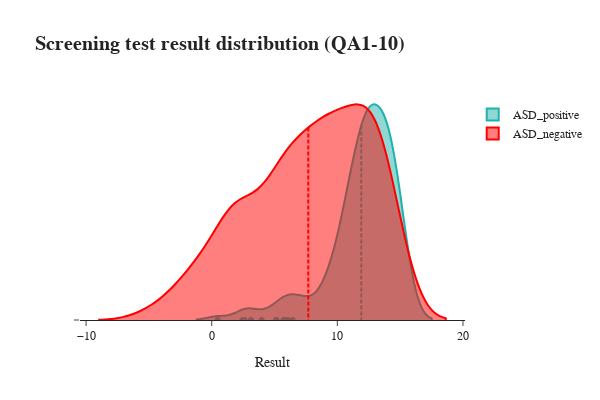

The notebook cell saved with this chart:
### Markdown cell above
### Observations

Majority of Young patients within the age of 35 are negative

### Code cell
ASD_pos_result = df[df['Class/ASD'] == 1]['result']
ASD_neg_result = df[df['Class/ASD'] == 0]['result']

fig = go.Figure()
fig.add_trace(go.Violin(x=ASD_pos_result, line_color='lightseagreen', name='ASD_positive', y0=0))
fig.add_trace(go.Violin(x=ASD_neg_result, line_color='red', name= 'ASD_negative', y0=0))

fig.update_traces(orientation='h', side='positive', meanline_visible=True)
fig.update_layout(xaxis_showgrid=False, xaxis_zeroline=False)

fig.update_layout(title='<b> Screening test result distribution (QA1-10) <b>',
                  font_family="San Serif",
                  xaxis_title='Result',
                  titlefont={'size': 20},
                  width=600,
                  height=400,
                  template="simple_white",
                  showlegend=True,
                  )
fig.update_yaxes(showgrid=False, showline=False, showticklabels=False)
fig.show()

### Figure 1 — Plotly figure (JSON) as saved in the notebook; plotly's stock layout.template omitted (floating-point values rounded to 4 significant figures; data arrays with more than 128 entries replaced by an {"elided": "..."} marker saying what was removed)
{"data": [{"line": {"color": "lightseagreen"}, "name": "ASD_positive", "x": {"elided": "161 float values"}, "y0": 0, "type": "violin", "meanline": {"visible": true}, "orientation": "h", "side": "positive"}, {"line": {"color": "red"}, "name": "ASD_negative", "x": {"elided": "639 float values"}, "y0": 0, "type": "violin", "meanline": {"visible": true}, "orientation": "h", "side": "positive"}], "layout": {"xaxis": {"showgrid": false, "zeroline": false, "title": {"text": "Result"}}, "font": {"family": "San Serif"}, "title": {"text": "<b> Screening test result distribution (QA1-10) <b>", "font": {"size": 20}}, "width": 600, "height": 400, "showlegend": true, "yaxis": {"showgrid": false, "showline": false, "showticklabels": false}}}
